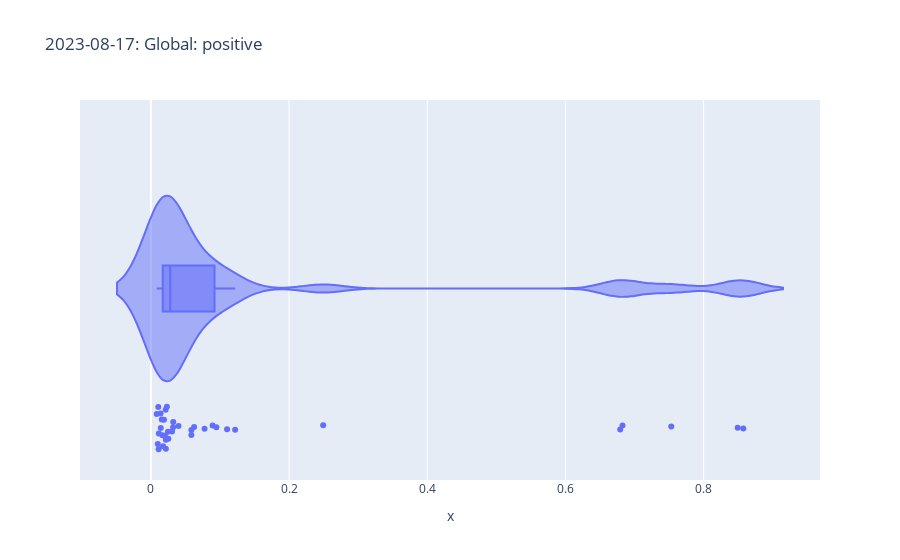
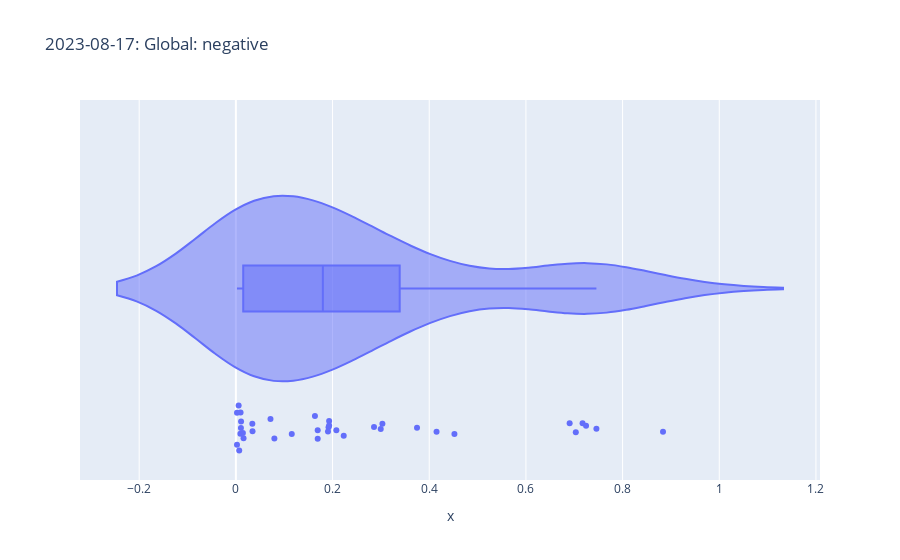
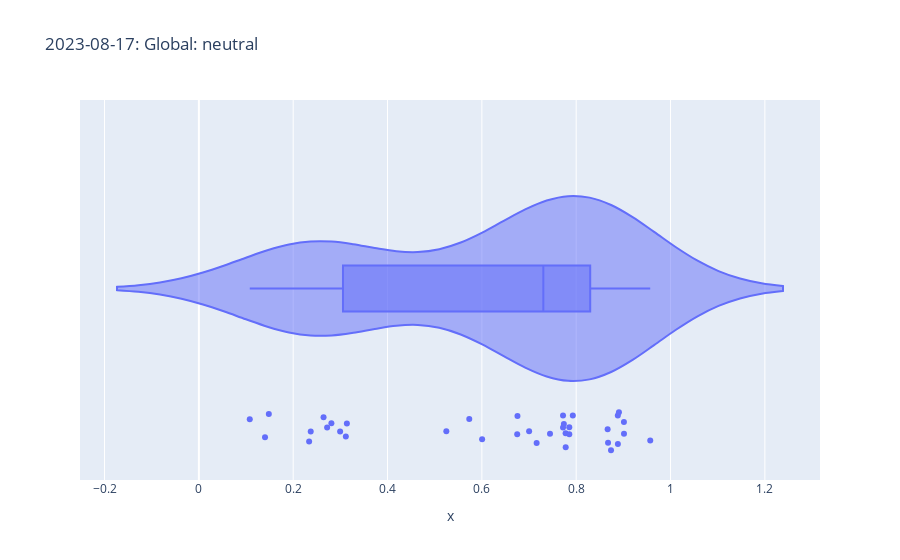
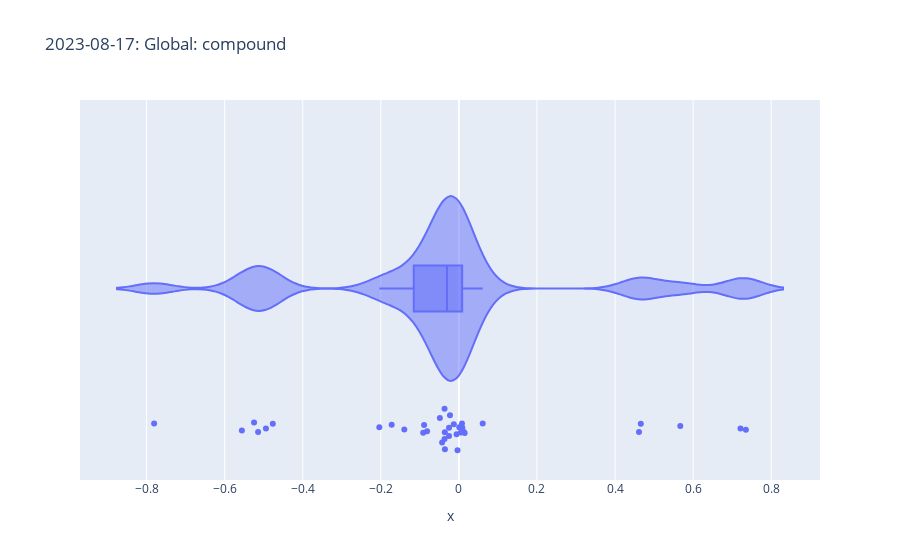

Write notebook code for charts like these, in order.
### Code cell
import numpy as np
import plotly.express as px

for df in dfs:
    date = df['date'].unique()[0]
    sources = df['source'].unique()#.tolist()
    
    print(date)
    # print(sources)
    
    for source in sources:
        print(source)

        source_df = df[df['source'] == source]

        for col in source_df.iloc[:, 5:]:
            col_median = np.median(source_df[col].tolist())
            col_mean = np.mean(source_df[col].tolist())
            print(f"\t{col}: mean: {col_mean}, median: {col_median}")
            
            fig = px.violin(source_df[col], x = source_df[col], title = f"{date}: {source}: {col}", box = True, points = "all")
            fig.show()

    print()
    # break

### Figure 1 — Plotly figure (JSON) as saved in the notebook; plotly's stock layout.template omitted (floating-point values rounded to 4 significant figures)
{"data": [{"alignmentgroup": "True", "box": {"visible": true}, "hovertemplate": "x=%{x}<extra></extra>", "legendgroup": "", "marker": {"color": "#636efa"}, "name": "", "offsetgroup": "", "orientation": "h", "points": "all", "scalegroup": "True", "showlegend": false, "type": "violin", "x": [0.02471, 0.01401, 0.09485, 0.02535, 0.008454, 0.7531, 0.01004, 0.0108, 0.03224, 0.2494, 0.01156, 0.01436, 0.01774, 0.6792, 0.8574, 0.02137, 0.05863, 0.01579, 0.01899, 0.6826, 0.02172, 0.02037, 0.0777, 0.122, 0.03241, 0.8493, 0.06259, 0.01123, 0.04, 0.02172, 0.05863, 0.1103, 0.01666, 0.08941, 0.03073, 0.02321], "x0": " ", "xaxis": "x", "y0": " ", "yaxis": "y"}], "layout": {"legend": {"tracegroupgap": 0}, "title": {"text": "2023-08-17: Global: positive"}, "violinmode": "group", "xaxis": {"anchor": "y", "domain": [0, 1], "title": {"text": "x"}}, "yaxis": {"anchor": "x", "domain": [0, 1]}}}

### Figure 2 — Plotly figure (JSON) as saved in the notebook; plotly's stock layout.template omitted (floating-point values rounded to 4 significant figures)
{"data": [{"alignmentgroup": "True", "box": {"visible": true}, "hovertemplate": "x=%{x}<extra></extra>", "legendgroup": "", "marker": {"color": "#636efa"}, "name": "", "offsetgroup": "", "orientation": "h", "points": "all", "scalegroup": "True", "showlegend": false, "type": "violin", "x": [0.3747, 0.2858, 0.01454, 0.2997, 0.8836, 0.009699, 0.6905, 0.7172, 0.01078, 0.03444, 0.4151, 0.2079, 0.1156, 0.006921, 0.002327, 0.3031, 0.1693, 0.7032, 0.07968, 0.005745, 0.1929, 0.7458, 0.03408, 0.01048, 0.2231, 0.00231, 0.1636, 0.7244, 0.0716, 0.1929, 0.1693, 0.01587, 0.1905, 0.009383, 0.1917, 0.4521], "x0": " ", "xaxis": "x", "y0": " ", "yaxis": "y"}], "layout": {"legend": {"tracegroupgap": 0}, "title": {"text": "2023-08-17: Global: negative"}, "violinmode": "group", "xaxis": {"anchor": "y", "domain": [0, 1], "title": {"text": "x"}}, "yaxis": {"anchor": "x", "domain": [0, 1]}}}

### Figure 3 — Plotly figure (JSON) as saved in the notebook; plotly's stock layout.template omitted (floating-point values rounded to 4 significant figures)
{"data": [{"alignmentgroup": "True", "box": {"visible": true}, "hovertemplate": "x=%{x}<extra></extra>", "legendgroup": "", "marker": {"color": "#636efa"}, "name": "", "offsetgroup": "", "orientation": "h", "points": "all", "scalegroup": "True", "showlegend": false, "type": "violin", "x": [0.6006, 0.7002, 0.8906, 0.675, 0.1079, 0.2372, 0.2995, 0.272, 0.957, 0.7161, 0.5733, 0.7777, 0.8666, 0.3138, 0.1402, 0.6755, 0.7721, 0.281, 0.9013, 0.3116, 0.7854, 0.2338, 0.8882, 0.8675, 0.7445, 0.1484, 0.7738, 0.2644, 0.8884, 0.7854, 0.7721, 0.8738, 0.7928, 0.9012, 0.7775, 0.5247], "x0": " ", "xaxis": "x", "y0": " ", "yaxis": "y"}], "layout": {"legend": {"tracegroupgap": 0}, "title": {"text": "2023-08-17: Global: neutral"}, "violinmode": "group", "xaxis": {"anchor": "y", "domain": [0, 1], "title": {"text": "x"}}, "yaxis": {"anchor": "x", "domain": [0, 1]}}}

### Figure 4 — Plotly figure (JSON) as saved in the notebook; plotly's stock layout.template omitted (floating-point values rounded to 4 significant figures)
{"data": [{"alignmentgroup": "True", "box": {"visible": true}, "hovertemplate": "x=%{x}<extra></extra>", "legendgroup": "", "marker": {"color": "#636efa"}, "name": "", "offsetgroup": "", "orientation": "h", "points": "all", "scalegroup": "True", "showlegend": false, "type": "violin", "x": [-0.1398, -0.08149, 0.008786, -0.08917, -0.7807, 0.5671, -0.4767, -0.5143, 0.0009232, 0.06102, -0.1722, -0.04302, -0.01305, 0.4613, 0.7352, -0.09143, -0.02523, -0.4942, -0.005988, 0.466, -0.03675, -0.5559, 0.004876, 0.01477, -0.04873, 0.7214, -0.02283, -0.5247, -0.003527, -0.03675, -0.02523, 0.01192, -0.03603, 0.007906, -0.03582, -0.2039], "x0": " ", "xaxis": "x", "y0": " ", "yaxis": "y"}], "layout": {"legend": {"tracegroupgap": 0}, "title": {"text": "2023-08-17: Global: compound"}, "violinmode": "group", "xaxis": {"anchor": "y", "domain": [0, 1], "title": {"text": "x"}}, "yaxis": {"anchor": "x", "domain": [0, 1]}}}
